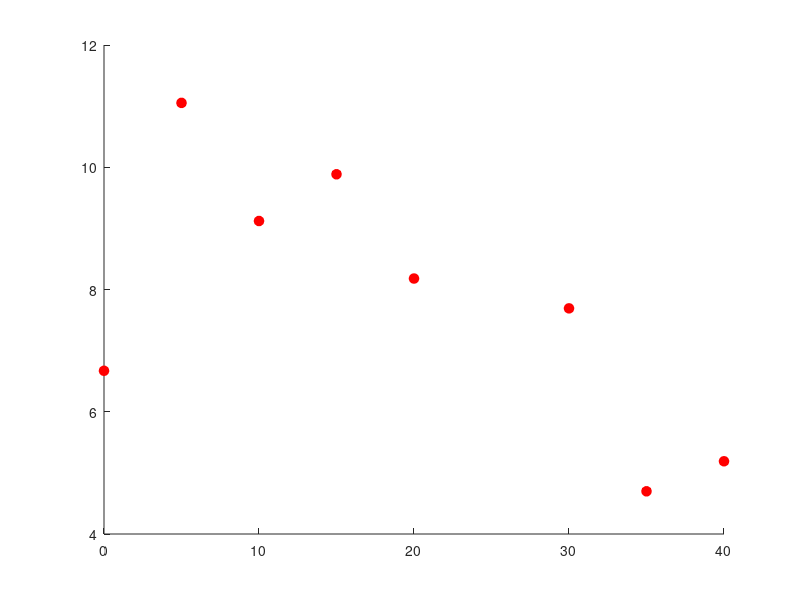

This chart was generated by the following MATLAB code: (Note: this script raises an error after producing the figure.)

% Create figure
figure;


% LAFO thickness vs Ith for LAFO10 at 3 B
%{
x = [40,35,30,25,20,15,10,5,0];
y = [89.4,90,89.2,85.8,83,80.5,77,73.5,68];
y2 = [122.2,122.5,123,122,120.7,120,117,112,107];
y3 = [200, NaN, 192.8, NaN, 190, NaN, 187, NaN, 177];

validIndicesy = ~isnan(y);
validIndicesy2 = ~isnan(y2);
validIndicesy3 = ~isnan(y3);
scatter(x(validIndicesy), y(validIndicesy)/50, 50, 'filled', 'Marker', 'o', 'MarkerEdgeColor', 'r', 'MarkerFaceColor', 'r'); % circle markers
hold on;
scatter(x(validIndicesy2), y2(validIndicesy2)/50, 50, 'filled', 'Marker', '^', 'MarkerEdgeColor', '[1, 0.5, 0]', 'MarkerFaceColor', '[1, 0.5, 0]'); % triangle markers
scatter(x(validIndicesy3), y3(validIndicesy3)/50, 50, 'filled', 'Marker', 'square', 'MarkerEdgeColor', '[0.4, 0.66, 0.42]', 'MarkerFaceColor', '[0.4, 0.66, 0.42]'); % cross markers

for i = 1:numel(x)-1
    plot(x(i:i+1), y(i:i+1)/50, '-', 'Color', 'r','LineWidth', 1); % Lines connecting each data point
    plot(x(i:i+1), y2(i:i+1)/50, '-', 'Color', '[1, 0.5, 0]', 'LineWidth', 1);
end
for i = 1:numel(x)-2
    plot([x(i),x(i+2)], [y3(i),y3(i+2)]/50, '-', 'Color', '[0.4, 0.66, 0.42]', 'LineWidth', 1);
end

set(gca, 'FontSize', 20);
set(gca, 'FontName', 'Times New Roman'); % Change font for axes labels
box on;
xlim([-3,45]); % Customize the x-axis range
ylim([0,5]); % Customize the y-axis range
% xlabel('LAFO Thickness (nm)');
% set(gca, 'yticklabels', {}); % Hide y-axis tick labels
% ylabel('J_{th}(\times 10^{12} A/m^2)');
legend('B=0.08T', 'B=0.6T', 'B=1.2T', 'Box', 'off','FontSize', 20);
text(0.03, 0.95, '(a)', 'Units', 'Normalized', 'FontSize', 19, 'FontName', 'Times Roman', 'FontWeight', 'bold'); % Add (a) label
pbaspect([1 1 1]); % Set aspect ratio to 1:1
%}

% Ith vs Ms for LAFO10 at 3 B
%{
x = [800, 942, 1000, 1150, 1300, 1500,1700,2300,2700]/10000;
y = [NaN, 77, 76, 77,77 , 76, 76,78.3,78.3]/50;
y2 = [NaN, 115, NaN, 117, 117, 118,118, 119, 120]/50;
y3 = [188, 187, NaN, 187, 188, 188, 189, 189, 190]/50;
validIndicesy = ~isnan(y);
validIndicesy2 = ~isnan(y2);
validIndicesy3 = ~isnan(y3);
scatter(x(validIndicesy), y(validIndicesy), 50, 'filled', 'Marker', 'o', 'MarkerEdgeColor', 'r', 'MarkerFaceColor', 'r'); % circle markers
hold on;
scatter(x(validIndicesy2), y2(validIndicesy2), 50, 'filled', 'Marker', '^', 'MarkerEdgeColor', '[1, 0.5, 0]', 'MarkerFaceColor', '[1, 0.5, 0]'); % triangle markers
scatter(x(validIndicesy3), y3(validIndicesy3), 50, 'filled', 'Marker', 'square', 'MarkerEdgeColor', '[0.4, 0.66, 0.42]', 'MarkerFaceColor', '[0.4, 0.66, 0.42]'); % cross markers

for i = 1:numel(x)-1
    plot(x(i:i+1), y(i:i+1), '-', 'Color', 'r','LineWidth', 1); % Dashed  lines
    plot(x(i:i+1), y2(i:i+1), '-', 'Color', '[1, 0.5, 0]', 'LineWidth', 1);
    plot(x(i:i+1), y3(i:i+1), '-', 'Color', '[0.4, 0.66, 0.42]', 'LineWidth', 1);
end
plot([942,1150]/10000, [115,117]/50, '-', 'Color', '[1, 0.5, 0]', 'LineWidth', 1);
plot([942,1150]/10000, [187,187]/50, '-', 'Color', '[0.4, 0.66, 0.42]', 'LineWidth', 1);
box on;
set(gca, 'FontSize', 20);
set(gca, 'FontName', 'Times New Roman'); % Change font for axes labels
xlim([0.06,0.29]); % Customize the x-axis range
set(gca, 'yticklabels', {}); % Hide y-axis tick labels
% xlabel('LAFO \mu_0M_s (T)');
ylim([0,5]); % Customize the y-axis range
% title('LAFO10Py5Pt5 Ms vs Ith');
text(0.03, 0.95, '(b)', 'Units', 'Normalized', 'FontSize', 19, 'FontName', 'Times Roman', 'FontWeight', 'bold'); % Add (a) label
pbaspect([1 1 1]); % Set aspect ratio to 1:1
%}


% Ku vs Ith for LAFO10 at 3 B
%{
x = [-10000, -20000, -31700, -50000, -60000, -80000]/1000;
y = [82, 77, 77, 80,79 , 79]/50;
y2 = [125, 116,115, 118, 119, 120.8]/50;
y3 = [195, 186,187,190, 191, 192]/50;
validIndicesy = ~isnan(y);
validIndicesy2 = ~isnan(y2);
validIndicesy3 = ~isnan(y3);
scatter(x(validIndicesy), y(validIndicesy), 50, 'filled', 'Marker', 'o', 'MarkerEdgeColor', 'r', 'MarkerFaceColor', 'r'); % circle markers
hold on;
scatter(x(validIndicesy2), y2(validIndicesy2), 50, 'filled', 'Marker', '^', 'MarkerEdgeColor', '[1, 0.5, 0]', 'MarkerFaceColor', '[1, 0.5, 0]'); % triangle markers
scatter(x(validIndicesy3), y3(validIndicesy3), 50, 'filled', 'Marker', 'square', 'MarkerEdgeColor', '[0.4, 0.66, 0.42]', 'MarkerFaceColor', '[0.4, 0.66, 0.42]'); % cross markers

for i = 1:numel(x)-1
    plot(x(i:i+1), y(i:i+1), '-', 'Color', 'r','LineWidth', 1); % Dashed  lines
    plot(x(i:i+1), y2(i:i+1), '-', 'Color', '[1, 0.5, 0]', 'LineWidth', 1);
    plot(x(i:i+1), y3(i:i+1), '-', 'Color', '[0.4, 0.66, 0.42]', 'LineWidth', 1);
end
box on;
set(gca, 'FontSize', 20);
set(gca, 'FontName', 'Times New Roman'); % Change font for axes labels\
set(gca, 'YTick', 0:1:5); % This line specifies the y-tick locations
xlim([-90,-1]); % Customize the x-axis range
ylim([0,5]); % Customize the y-axis range
% xlabel('LAFO K_{u}(\times10^4 J/m^3)');
set(gca, 'yticklabels', {}); % Hide y-axis tick labels
text(0.03, 0.95, '(c)', 'Units', 'Normalized', 'FontSize', 19, 'FontName', 'Times Roman', 'FontWeight', 'bold'); % Add (a) label
pbaspect([1 1 1]); % Set aspect ratio to 1:1
%}



%%% Ku1 vs EM output power for LAFO10 at 3 B, 1.2Jth
%{
x = [-10000, -15000, -20000,-25000,-31700, -50000, -60000, -80000]/10000;
y = [7.96,21.7,43.8,17.8,14.45,18.2,13.6,9.91];%EM
y2 = [6.16, 6.66,12.33, 10.57,7.68,4.61,4.99, NaN];
y3 = [7.12, 10.8,15.74, 14.55,10.59,7.35,7.23,7.41];
validIndicesy = ~isnan(y);
validIndicesy2 = ~isnan(y2);
validIndicesy3 = ~isnan(y3);
scatter(x(validIndicesy), y(validIndicesy), 50, 'filled', 'Marker', 'o', 'MarkerEdgeColor', 'r', 'MarkerFaceColor', 'r'); % circle markers
hold on;
scatter(x(validIndicesy2), y2(validIndicesy2), 50, 'filled', 'Marker', '^', 'MarkerEdgeColor', '[1, 0.5, 0]', 'MarkerFaceColor', '[1, 0.5, 0]'); % triangle markers
scatter(x(validIndicesy3), y3(validIndicesy3), 50, 'filled', 'Marker', 'square', 'MarkerEdgeColor', '[0.4, 0.66, 0.42]', 'MarkerFaceColor', '[0.4, 0.66, 0.42]'); % cross markers
for i = 1:numel(x)-1
    plot(x(i:i+1), y(i:i+1), '-', 'Color', 'r','LineWidth', 1); % Dashed  lines
    plot(x(i:i+1), y2(i:i+1), '-', 'Color', '[1, 0.5, 0]', 'LineWidth', 1);
    plot(x(i:i+1), y3(i:i+1), '-', 'Color', '[0.4, 0.66, 0.42]', 'LineWidth', 1);
end
set(gca, 'FontSize', 20);
set(gca, 'FontName', 'Times New Roman'); % Change font for axes labels
box on;
xlim([-9,0]); % Customize the x-axis range
ylim([0,50]); % Customize the y-axis range
xlabel('LAFO K_{u}(\times10^4 J/m^3)');
ylabel('FFT Amplitude (arb. unit)');
% title('K_{u} vs EM output power, LAFO10Py5Pt5 ');
legend('B=0.08T', 'B=0.6T', 'B=1.2T', 'Box', 'off','FontSize', 20);
pbaspect([1 1 1]); % Set aspect ratio to 1:1
%}


%EM/BM Spatial ave amp vs thickness

x = [0,5,10,15,20,30,35,40];
x = flip(x);
y = [5.19,4.6986,7.6916,8.1796,9.8852,9.1207,11.0529,6.6701];
y2 = [1.108,1.7172,1.4936,2.1961,2.5408,3.2499,4.6543,12.5072];
error_y=[0.1046,0.0637,0.1002,0.2025,0.2074,0.1423,0.2313,0.1884];
error_y2=[0.045,0.045,0.0578,0.0624,0.0646,0.0551,0.0802,0.546];

validIndicesy = ~isnan(y);
validIndicesy2 = ~isnan(y2);
scatter(x(validIndicesy), y(validIndicesy), 50, 'filled', 'Marker', 'o', 'MarkerEdgeColor', 'r', 'MarkerFaceColor', 'r'); % 'filled' adds markers with fill
hold on;
scatter(x(validIndicesy2), y2(validIndicesy2), 50, 'filled', '^', 'MarkerEdgeColor', '[1, 0.5, 0]', 'MarkerFaceColor', '[1, 0.5, 0]'); % 'filled' adds markers with fill
errorbar(x(validIndicesy), y(validIndicesy), error_y(validIndicesy), 'o', 'Color', 'r', 'MarkerFaceColor', 'r', 'LineWidth', 1, 'CapSize', 10);
errorbar(x(validIndicesy2), y2(validIndicesy2), error_y2(validIndicesy2), '^', 'Color', '[1, 0.5, 0]', 'MarkerFaceColor', '[1, 0.5, 0]', 'LineWidth', 1, 'CapSize', 10);

for i = 1:numel(x)-1
    plot(x(i:i+1), y(i:i+1), '-', 'Color', 'r','LineWidth', 1); % Dashed  lines
    plot(x(i:i+1), y2(i:i+1), '-', 'Color', '[1, 0.5, 0]', 'LineWidth', 1);
end

ylim([0,28]); % Customize the y-axis range
xlim([-3,45]);
% xlim([0,28]); % Customize the x-axis range
set(gca, 'YTick', 0:4:28); % This line specifies the y-tick locations
% set(gca, 'yticklabels', {}); % Hide y-axis tick labels

set(gca, 'FontSize', 20);
set(gca, 'FontName', 'Times New Roman'); % Change font for axes labels
box on;
% xlabel('Thickness (nm)');
% ylabel('FFT Amplitude(arb. unit)');
legend('Edge Mode', 'Bulk Mode', 'Box', 'off','FontSize', 20);
text(0.03, 0.95, '(a)', 'Units', 'Normalized', 'FontSize', 19, 'FontName', 'Times New Roman', 'FontWeight', 'bold'); % Add (a) label

pbaspect([1 1 1]); % Set aspect ratio to 1:1
%{%}

%%% EM/BM output power Vs Ku1 for LAFO10, 1.2Jth
%{
x = [-10000, -15000, -20000,-25000,-31700, -50000, -60000, -80000]/1000;
y = [1.5345,10.5496,26.0051,9.3977,8.0882,8.9605,6.3988,6.9373];%EM
y2 = [3.9747,5.1676,5.6554,3.1544,3.6637,2.8702,2.679,2.6241];
validIndicesy = ~isnan(y);
validIndicesy2 = ~isnan(y2);
scatter(x(validIndicesy), y(validIndicesy), 50, 'filled', 'Marker', 'o', 'MarkerEdgeColor', 'r', 'MarkerFaceColor', 'r'); % circle markers
hold on;
scatter(x(validIndicesy2), y2(validIndicesy2), 50, 'filled', 'Marker', '^', 'MarkerEdgeColor', '[1, 0.5, 0]', 'MarkerFaceColor', '[1, 0.5, 0]'); % triangle markers
for i = 1:numel(x)-1
    plot(x(i:i+1), y(i:i+1), '-', 'Color', 'r','LineWidth', 1); % Dashed  lines
    plot(x(i:i+1), y2(i:i+1), '-', 'Color', '[1, 0.5, 0]', 'LineWidth', 1);
end
% set(gca, 'YTick', 0:0.5:5); % This line specifies the y-tick locations
set(gca, 'yticklabels', {}); % Hide y-axis tick labels
set(gca, 'YTick', 0:4:28); % This line specifies the y-tick locations

set(gca, 'FontSize', 20);
set(gca, 'FontName', 'Times New Roman'); % Change font for axes labels
box on;
xlim([-90,-1]); % Customize the x-axis range
ylim([0,28]); % Customize the y-axis range

% ylim([0,50]); % Customize the y-axis range
% xlabel('LAFO K_{u}(\times10^4 J/m^3)');
text(0.03, 0.95, '(c)', 'Units', 'Normalized', 'FontSize', 19, 'FontName', 'Times Roman', 'FontWeight', 'bold'); % Add (a) label

% ylabel('FFT Amplitude (arb. unit)');
% title('K_{u} vs EM output power, LAFO10Py5Pt5 ');
% legend('Edge Mode', 'Bulk Mode', 'Box', 'off','FontSize', 20);
pbaspect([1 1 1]); % Set aspect ratio to 1:1
%}

%Ms vs EM/BM Spatial ave amp
%{
x = [800,1000,1300,1500,1600,1700,1850,2000,2300,2700];
y = [7.4513,11.5288,11.6095,11.4689,14.0429,26.0052,16.1753,20.2331,8.9786,4.977];
y2 = [3.1461,3.0376,5.4536,5.1044,5.0758,6.0857,8.8137,4.9629,0.9803,4.9479];
validIndicesy = ~isnan(y);
validIndicesy2 = ~isnan(y2);
scatter(x(validIndicesy)/10000, y(validIndicesy), 50, 'filled', 'Marker', 'o', 'MarkerEdgeColor', 'r', 'MarkerFaceColor', 'r'); % 'filled' adds markers with fill
hold on;
scatter(x(validIndicesy2)/10000, y2(validIndicesy2), 50, 'filled', '^', 'MarkerEdgeColor', '[1, 0.5, 0]', 'MarkerFaceColor', '[1, 0.5, 0]'); % 'filled' adds markers with fill

for i = 1:numel(x)-1
    plot(x(i:i+1)/10000, y(i:i+1), '-', 'Color', 'r','LineWidth', 1); % Dashed  lines
    plot(x(i:i+1)/10000, y2(i:i+1), '-', 'Color', '[1, 0.5, 0]', 'LineWidth', 1);
end

xlim([0.06,0.29]);
ylim([0,28]); % Customize the y-axis range
set(gca, 'YTick', 0:4:28); % This line specifies the y-tick locations
% set(gca, 'XTick', 0.05:0.02:0.13); % This line specifies the y-tick locations
set(gca, 'yticklabels', {}); % Hide y-axis tick labels

set(gca, 'FontSize', 20);
set(gca, 'FontName', 'Times New Roman'); % Change font for axes labels
box on;
% xlabel('LAFO \mu_0M_s (T)');
text(0.03, 0.95, '(b)', 'Units', 'Normalized', 'FontSize', 19, 'FontName', 'Times Roman', 'FontWeight', 'bold'); % Add (a) label
% ylabel('FFT Amplitude(arb. unit)');
% legend('Edge Mode', 'Bulk Mode', 'Box', 'off','FontSize', 20);
pbaspect([1 1 1]); % Set aspect ratio to 1:1
%}


%EM output power vs Meff
%{
x = [2.228212739,1.694709554,1.427957962,1.07535453,0.9398025478,0.896272163,0.7610789809,0.7425001504,0.6808215778,0.6576390608,0.6383599948,0.6277031847,0.6153756962,0.598088326,0.5761459053,0.5648414475,0.4943273885,0.3609515924];
y = [0.485611,0.447916,0.627235,NaN,0.566174,NaN,0.657839,NaN,NaN,NaN,NaN,1.820357,NaN,NaN,NaN,NaN,0.738472,0.107415]/0.07;
y2 = [NaN,NaN,NaN,0.5588475,NaN,0.86466,NaN,0.8707125,0.573445,1.0532175,1.95039,NaN,1.2131475,1.5174825,0.673395,0.373275,NaN,NaN]/0.05/1.5;
validIndicesy = ~isnan(y);
validIndicesy2 = ~isnan(y2);
scatter(x(validIndicesy), y(validIndicesy), 50, 'filled', 'Marker', 'o', 'MarkerEdgeColor', 'r', 'MarkerFaceColor', 'r'); % 'filled' adds markers with fill
hold on;
scatter(x(validIndicesy2), y2(validIndicesy2), 50, 'filled', '^', 'MarkerEdgeColor', '[1, 0.5, 0]', 'MarkerFaceColor', '[1, 0.5, 0]'); % 'filled' adds markers with fill
plot(x(validIndicesy), y(validIndicesy), 'r-', 'LineWidth', 1.5);
plot(x(validIndicesy2), y2(validIndicesy2), 'Color', [1, 0.5, 0], 'LineStyle', '-', 'LineWidth', 1.5);

xlim([0,2.4]);
% ylim([0,2.2]); % Customize the y-axis range
% set(gca, 'YTick', 0:4:28); % This line specifies the y-tick locations
% set(gca, 'XTick', 0.05:0.02:0.13); % This line specifies the y-tick locations
% set(gca, 'yticklabels', {}); % Hide y-axis tick labels

set(gca, 'FontSize', 20);
set(gca, 'FontName', 'Times New Roman'); % Change font for axes labels
box on;
xlabel('LAFO \mu_0M_s (T)');
% text(0.03, 0.95, '(b)', 'Units', 'Normalized', 'FontSize', 19, 'FontName', 'Times Roman', 'FontWeight', 'bold'); % Add (a) label
% ylabel('FFT Amplitude(arb. unit)');
legend('Change K_u', 'Change M_s', 'Box', 'off','FontSize', 20);
pbaspect([1 1 1]); % Set aspect ratio to 1:1
%}


%BM output power vs Meff
%{
x = [2.228212739,1.694709554,1.427957962,1.07535453,0.9398025478,0.896272163,0.7610789809,0.7425001504,0.6808215778,0.6576390608,0.6383599948,0.6277031847,0.6153756962,0.598088326,0.5761459053,0.5648414475,0.4943273885,0.3609515924];
y = [0.183687,0.18753,0.200914,NaN,0.256459,NaN,0.220808,NaN,NaN,NaN,NaN,0.395878,NaN,NaN,NaN,NaN,0.361732,0.278229]/0.07;
y2 = [NaN,NaN,NaN,0.157305,NaN,0.15188,NaN,0.27268,0.25522,0.25379,0.304285,NaN,0.440685,0.248145,0.049015,0.247395]/0.05;

validIndicesy = ~isnan(y);
validIndicesy2 = ~isnan(y2);
scatter(x(validIndicesy), y(validIndicesy), 50, 'filled', 'Marker', 'o', 'MarkerEdgeColor', 'r', 'MarkerFaceColor', 'r'); % 'filled' adds markers with fill
hold on;
scatter(x(validIndicesy2), y2(validIndicesy2), 50, 'filled', '^', 'MarkerEdgeColor', '[1, 0.5, 0]', 'MarkerFaceColor', '[1, 0.5, 0]'); % 'filled' adds markers with fill

% for i = 1:numel(x)-1
%     plot(x(i:i+1), y(i:i+1), '-', 'Color', 'r','LineWidth', 1); % Dashed  lines
%     plot(x(i:i+1), y2(i:i+1), '-', 'Color', '[1, 0.5, 0]', 'LineWidth', 1);
% end

xlim([0,2.4]);
% ylim([0,2.2]); % Customize the y-axis range
% set(gca, 'YTick', 0:4:28); % This line specifies the y-tick locations
% set(gca, 'XTick', 0.05:0.02:0.13); % This line specifies the y-tick locations
% set(gca, 'yticklabels', {}); % Hide y-axis tick labels

set(gca, 'FontSize', 20);
set(gca, 'FontName', 'Times New Roman'); % Change font for axes labels
box on;
% xlabel('LAFO \mu_0M_s (T)');
% text(0.03, 0.95, '(b)', 'Units', 'Normalized', 'FontSize', 19, 'FontName', 'Times Roman', 'FontWeight', 'bold'); % Add (a) label
% ylabel('FFT Amplitude(arb. unit)');
legend('Change Ku', 'Change Ms', 'Box', 'off','FontSize', 20);
pbaspect([1 1 1]); % Set aspect ratio to 1:1
%}
